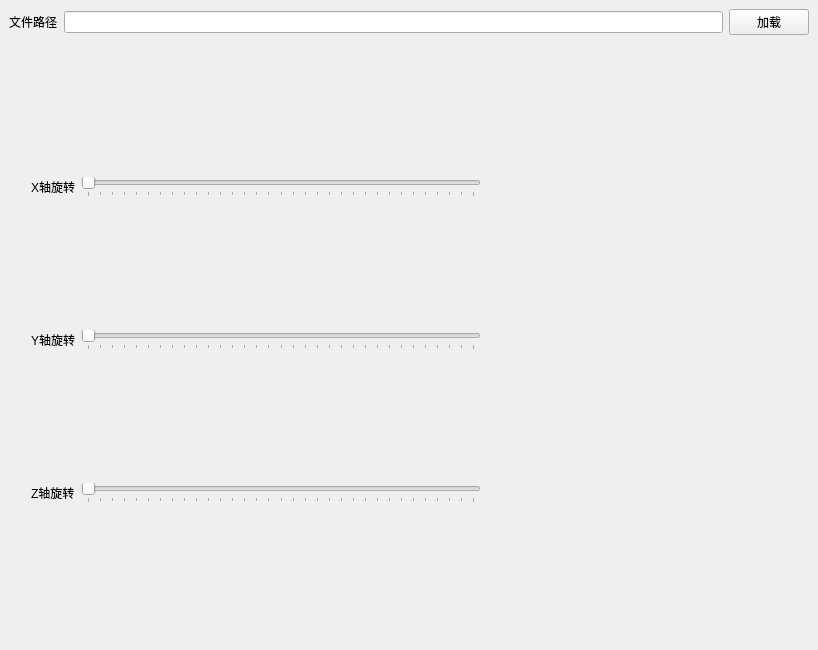
<?xml version="1.0" encoding="UTF-8"?>
<ui version="4.0">
 <class>MainWindow</class>
 <widget class="QMainWindow" name="MainWindow">
  <property name="geometry">
   <rect>
    <x>0</x>
    <y>0</y>
    <width>800</width>
    <height>600</height>
   </rect>
  </property>
  <property name="windowTitle">
   <string>MainWindow</string>
  </property>
  <widget class="QWidget" name="centralwidget">
   <layout class="QVBoxLayout" name="verticalLayout_3">
    <item>
     <layout class="QHBoxLayout" name="horizontalLayout">
      <item>
       <widget class="QLabel" name="label">
        <property name="text">
         <string>文件路径</string>
        </property>
       </widget>
      </item>
      <item>
       <widget class="QLineEdit" name="txtExcelpath"/>
      </item>
      <item>
       <widget class="QPushButton" name="btnLoadExcel">
        <property name="text">
         <string>加载</string>
        </property>
       </widget>
      </item>
     </layout>
    </item>
    <item>
     <widget class="QWidget" name="widget" native="true">
      <property name="minimumSize">
       <size>
        <width>800</width>
        <height>600</height>
       </size>
      </property>
      <layout class="QHBoxLayout" name="horizontalLayout_7">
       <item>
        <layout class="QVBoxLayout" name="verticalLayout_2">
         <item>
          <layout class="QHBoxLayout" name="horizontalLayout_3d"/>
         </item>
         <item>
          <layout class="QHBoxLayout" name="horizontalLayout_3">
           <item>
            <spacer name="horizontalSpacer">
             <property name="orientation">
              <enum>Qt::Horizontal</enum>
             </property>
             <property name="sizeHint" stdset="0">
              <size>
               <width>40</width>
               <height>20</height>
              </size>
             </property>
            </spacer>
           </item>
           <item>
            <widget class="QLabel" name="label_2">
             <property name="text">
              <string>X轴旋转</string>
             </property>
            </widget>
           </item>
           <item>
            <widget class="QSlider" name="xSlider">
             <property name="minimumSize">
              <size>
               <width>400</width>
               <height>0</height>
              </size>
             </property>
             <property name="maximum">
              <number>5760</number>
             </property>
             <property name="singleStep">
              <number>16</number>
             </property>
             <property name="pageStep">
              <number>180</number>
             </property>
             <property name="orientation">
              <enum>Qt::Horizontal</enum>
             </property>
             <property name="tickPosition">
              <enum>QSlider::TicksBelow</enum>
             </property>
             <property name="tickInterval">
              <number>180</number>
             </property>
            </widget>
           </item>
           <item>
            <spacer name="horizontalSpacer_2">
             <property name="orientation">
              <enum>Qt::Horizontal</enum>
             </property>
             <property name="sizeHint" stdset="0">
              <size>
               <width>40</width>
               <height>20</height>
              </size>
             </property>
            </spacer>
           </item>
          </layout>
         </item>
         <item>
          <layout class="QHBoxLayout" name="horizontalLayout_4">
           <item>
            <spacer name="horizontalSpacer_3">
             <property name="orientation">
              <enum>Qt::Horizontal</enum>
             </property>
             <property name="sizeHint" stdset="0">
              <size>
               <width>40</width>
               <height>20</height>
              </size>
             </property>
            </spacer>
           </item>
           <item>
            <widget class="QLabel" name="label_3">
             <property name="text">
              <string>Y轴旋转</string>
             </property>
            </widget>
           </item>
           <item>
            <widget class="QSlider" name="ySlider">
             <property name="minimumSize">
              <size>
               <width>400</width>
               <height>0</height>
              </size>
             </property>
             <property name="maximum">
              <number>5760</number>
             </property>
             <property name="singleStep">
              <number>16</number>
             </property>
             <property name="pageStep">
              <number>180</number>
             </property>
             <property name="orientation">
              <enum>Qt::Horizontal</enum>
             </property>
             <property name="tickPosition">
              <enum>QSlider::TicksBelow</enum>
             </property>
             <property name="tickInterval">
              <number>180</number>
             </property>
            </widget>
           </item>
           <item>
            <spacer name="horizontalSpacer_4">
             <property name="orientation">
              <enum>Qt::Horizontal</enum>
             </property>
             <property name="sizeHint" stdset="0">
              <size>
               <width>40</width>
               <height>20</height>
              </size>
             </property>
            </spacer>
           </item>
          </layout>
         </item>
         <item>
          <layout class="QHBoxLayout" name="horizontalLayout_5">
           <item>
            <spacer name="horizontalSpacer_5">
             <property name="orientation">
              <enum>Qt::Horizontal</enum>
             </property>
             <property name="sizeHint" stdset="0">
              <size>
               <width>40</width>
               <height>20</height>
              </size>
             </property>
            </spacer>
           </item>
           <item>
            <widget class="QLabel" name="label_4">
             <property name="text">
              <string>Z轴旋转</string>
             </property>
            </widget>
           </item>
           <item>
            <widget class="QSlider" name="zSlider">
             <property name="minimumSize">
              <size>
               <width>400</width>
               <height>0</height>
              </size>
             </property>
             <property name="maximum">
              <number>5760</number>
             </property>
             <property name="singleStep">
              <number>16</number>
             </property>
             <property name="pageStep">
              <number>180</number>
             </property>
             <property name="orientation">
              <enum>Qt::Horizontal</enum>
             </property>
             <property name="tickPosition">
              <enum>QSlider::TicksBelow</enum>
             </property>
             <property name="tickInterval">
              <number>180</number>
             </property>
            </widget>
           </item>
           <item>
            <spacer name="horizontalSpacer_6">
             <property name="orientation">
              <enum>Qt::Horizontal</enum>
             </property>
             <property name="sizeHint" stdset="0">
              <size>
               <width>40</width>
               <height>20</height>
              </size>
             </property>
            </spacer>
           </item>
          </layout>
         </item>
        </layout>
       </item>
       <item>
        <layout class="QVBoxLayout" name="verticalLayout">
         <item>
          <widget class="RBCChart" name="widgetRBC" native="true"/>
         </item>
         <item>
          <widget class="WBCChart" name="widgetWBC" native="true"/>
         </item>
         <item>
          <widget class="PLTChart" name="widgetPLT" native="true">
           <property name="minimumSize">
            <size>
             <width>300</width>
             <height>200</height>
            </size>
           </property>
          </widget>
         </item>
        </layout>
       </item>
      </layout>
     </widget>
    </item>
   </layout>
  </widget>
 </widget>
 <customwidgets>
  <customwidget>
   <class>RBCChart</class>
   <extends>QWidget</extends>
   <header>rbcchart.h</header>
   <container>1</container>
  </customwidget>
  <customwidget>
   <class>WBCChart</class>
   <extends>QWidget</extends>
   <header>wbcchart.h</header>
   <container>1</container>
  </customwidget>
  <customwidget>
   <class>PLTChart</class>
   <extends>QWidget</extends>
   <header>pltchart.h</header>
   <container>1</container>
  </customwidget>
 </customwidgets>
 <resources/>
 <connections/>
</ui>
